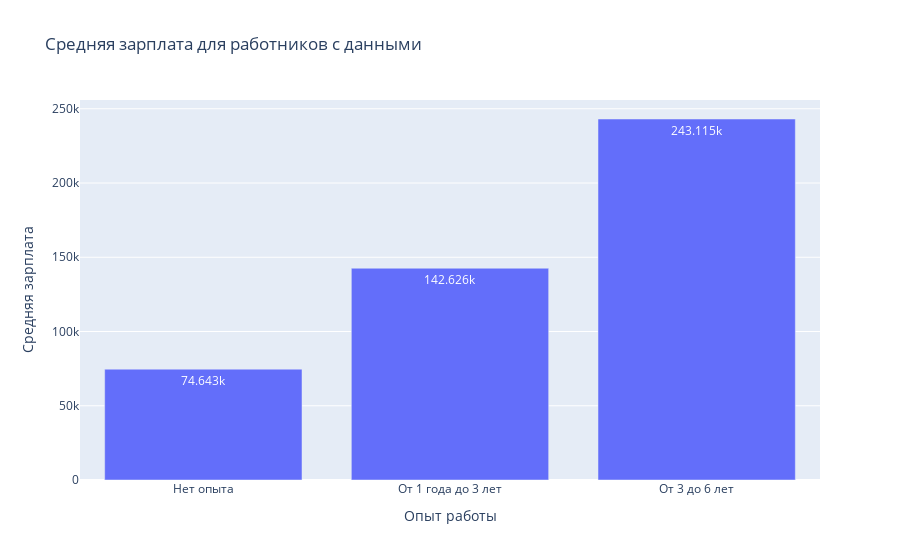

The cell this chart's notebook holds for it:
### Code cell
# результат запроса
local_df = pd.read_sql_query(query, connection)
local_df['round'] = local_df['round'].astype('int64')
display(local_df)
number = local_df.iloc[2,1]
print(f'В среднем дата-сайентист с опытом работы от 3 до 6 лет может рассчитывать: {number}')
fig = px.bar(
    local_df,
    x='experience',
    y='round',
    title='Средняя зарплата для работников с данными',
    text_auto=True,
    labels={
        'round':'Средняя зарплата',
        'experience': 'Опыт работы'
        }
)
fig.write_html('graf/exp_salary.html')
fig.show()

### Figure 1 — Plotly figure (JSON) as saved in the notebook; plotly's stock layout.template omitted (floating-point values rounded to 4 significant figures)
{"data": [{"alignmentgroup": "True", "hovertemplate": "Опыт работы=%{x}<br>Средняя зарплата=%{y}<extra></extra>", "legendgroup": "", "marker": {"color": "#636efa", "pattern": {"shape": ""}}, "name": "", "offsetgroup": "", "orientation": "v", "showlegend": false, "textposition": "auto", "texttemplate": "%{y}", "type": "bar", "x": ["Нет опыта", "От 1 года до 3 лет", "От 3 до 6 лет"], "xaxis": "x", "y": [74643, 142626, 243115], "yaxis": "y"}], "layout": {"barmode": "relative", "legend": {"tracegroupgap": 0}, "title": {"text": "Средняя зарплата для работников с данными"}, "xaxis": {"anchor": "y", "domain": [0, 1], "title": {"text": "Опыт работы"}}, "yaxis": {"anchor": "x", "domain": [0, 1], "title": {"text": "Средняя зарплата"}}}}
